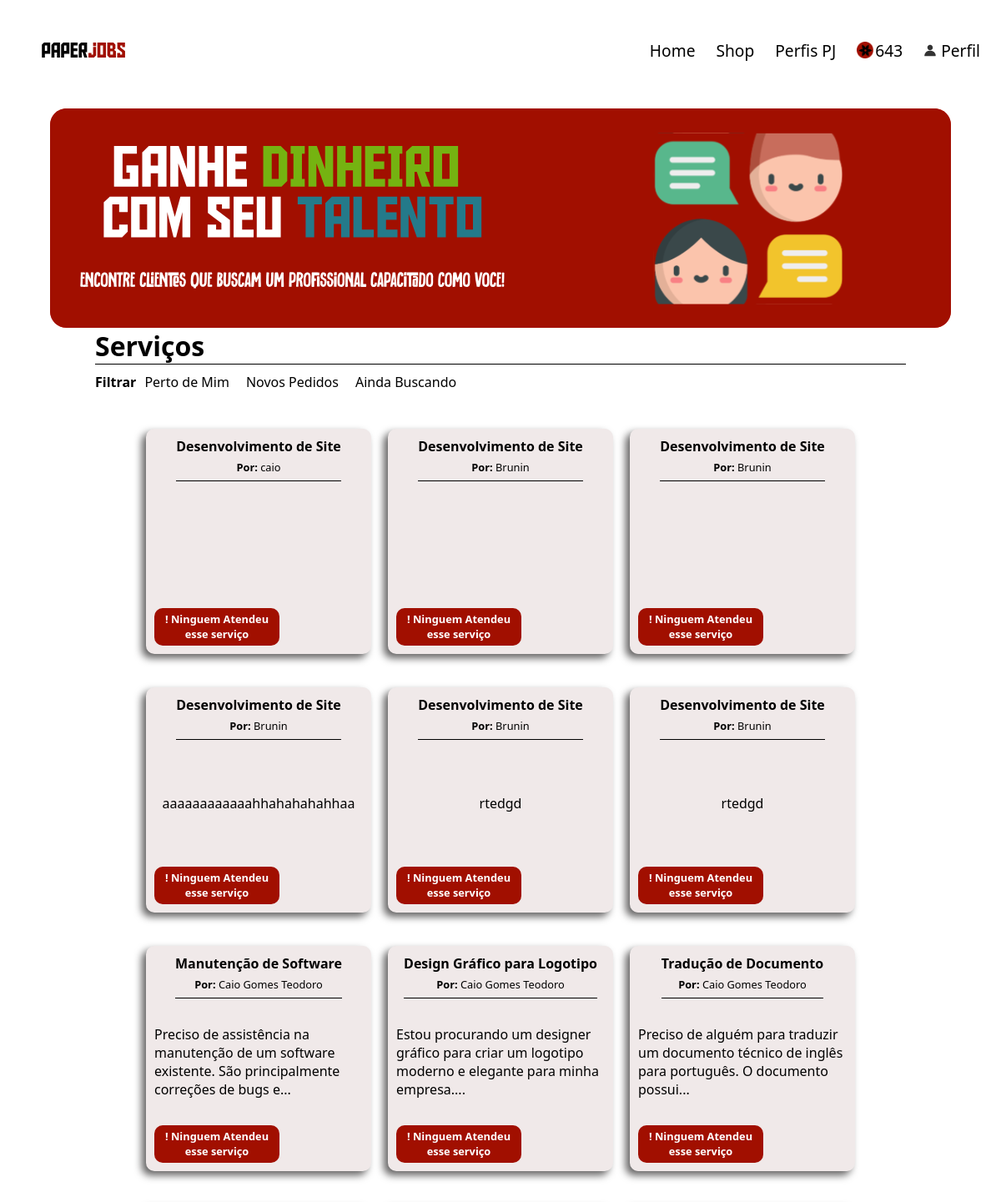
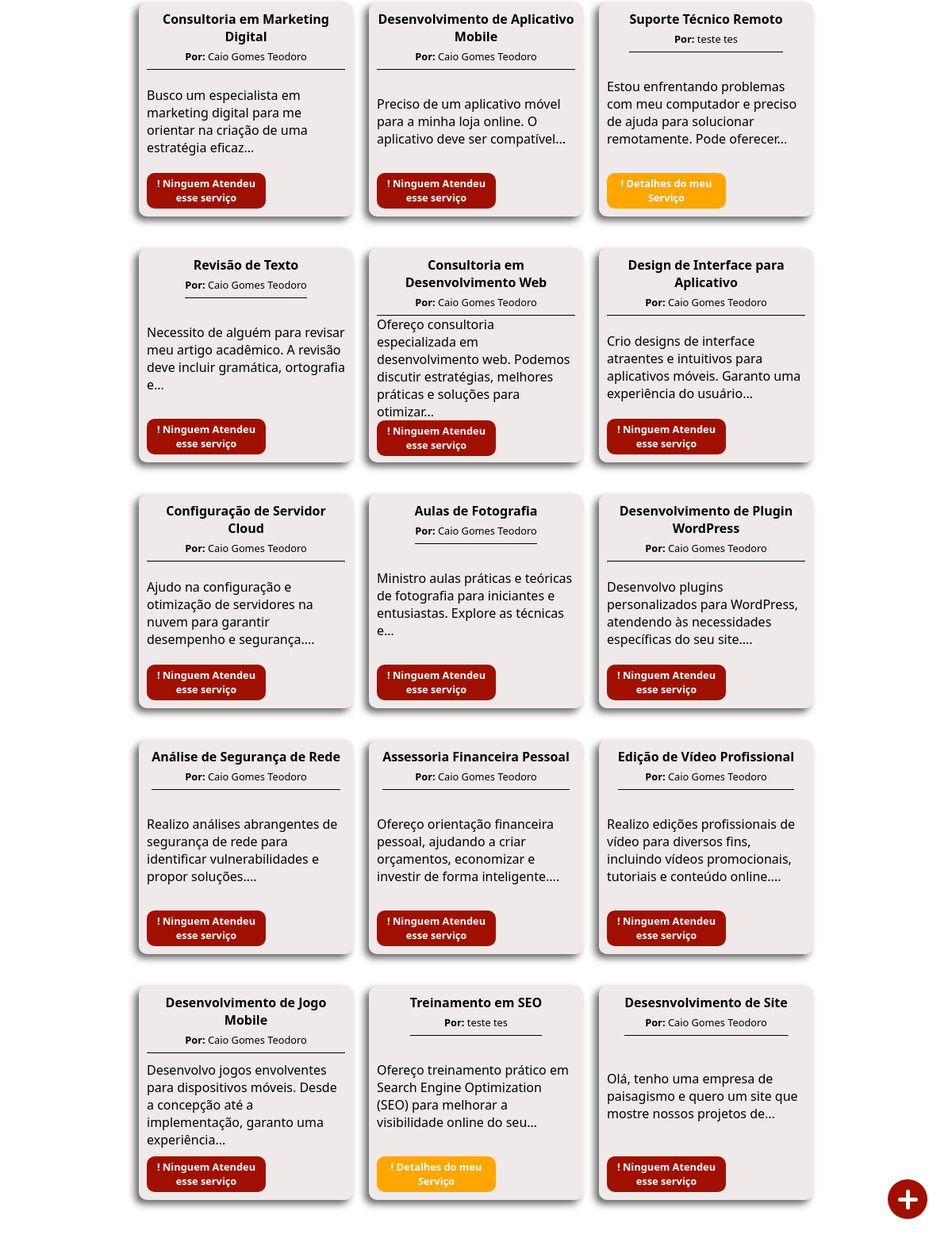
/home.php (signed in), run on the app's committed database (2 pictures, top to bottom).
### tables this page shows
CREATE TABLE IF NOT EXISTS `usuarios` (
  `usuario_id` int(11) NOT NULL AUTO_INCREMENT,
  `usuario_nome` varchar(255) NOT NULL,
  `usuario_email` varchar(255) NOT NULL,
  `usuario_senha` varchar(255) NOT NULL,
  `usuario_numero` varchar(20) NOT NULL,
  `usuario_nivel` varchar(6) NOT NULL,
  `usuario_status` int(11) NOT NULL,
  `usuario_ultimo_login` timestamp NOT NULL DEFAULT current_timestamp() ON UPDATE current_timestamp(),
  `usuario_criado` timestamp NOT NULL DEFAULT current_timestamp(),
  `usuario_pontos` int(11) NOT NULL DEFAULT 0,
  PRIMARY KEY (`usuario_id`)
);

CREATE TABLE IF NOT EXISTS `servicos` (
  `servico_id` int(11) NOT NULL AUTO_INCREMENT,
  `servico_autor_id` varchar(50) NOT NULL DEFAULT '0',
  `servico_titulo` varchar(50) NOT NULL DEFAULT '0',
  `servico_descricao` varchar(250) NOT NULL DEFAULT '0',
  `servico_valor` int(11) NOT NULL DEFAULT 50,
  `servico_status` varchar(50) NOT NULL DEFAULT '0',
  `servico_data` timestamp NOT NULL DEFAULT current_timestamp(),
  `servico_orcamento_max` int(11) NOT NULL DEFAULT 0,
  `servico_tecnologias_usadas` varchar(50) DEFAULT NULL,
  `servico_prazo_max` varchar(50) DEFAULT NULL,
  `servico_ativo` int(11) DEFAULT 0,
  PRIMARY KEY (`servico_id`)
);

CREATE TABLE IF NOT EXISTS `servicos_status` (
  `servico_status_id` int(11) NOT NULL AUTO_INCREMENT,
  `servico_status_nome` varchar(50) NOT NULL DEFAULT '',
  `servico_status_quantidade_desbloqueado` int(11) NOT NULL DEFAULT 0,
  PRIMARY KEY (`servico_status_id`) USING BTREE
);

### functions/functions_usuarios.php (called while the page is built, shortened)
<?php
function listarUsuarios($conn, $id = null)
{
    $query = "SELECT * FROM usuarios WHERE 1=1";
    if (!empty($id))
        $query .= " AND usuario_id = " . mysqli_real_escape_string($conn, $id);
    $result = $conn->query($query);
    if ($result->num_rows > 0) {
        $usuarios = [];
        while ($row = $result->fetch_assoc()) {
            $usuarios[] = $row;
        }
        return $usuarios;
    } else {
        return [];
    }
}

### functions/functions_servicos.php (called while the page is built, shortened)
<?php
function listaServicos($conn, $id = NULL, $servico_autor_id = NULL, $titulo = NULL, $tipo = NULL, $status = NULL, $order_by = NULL, $limite = NULL, $servico_ativo = null)
{
    $query = "SELECT servicos.*, usuarios.usuario_nome, servicos_status.servico_status_nome, servicos_status.servico_status_quantidade_desbloqueado FROM servicos
              INNER JOIN servicos_status ON servicos.servico_status = servicos_status.servico_status_id
              INNER JOIN usuarios ON servicos.servico_autor_id = usuarios.usuario_id WHERE 1=1";
    if (is_numeric($servico_ativo))
        $query .= " AND servico_ativo = " . mysqli_real_escape_string($conn, $servico_ativo);
    if (!empty($order_by))
        $query .= " ORDER BY servico_data $order_by";
    $result = mysqli_query($conn, $query);
    if ($result !== FALSE) {
        return $result;
    } else {
        return "ERRO: " . mysqli_error($conn);
    }
}
function verificaServicoDesbloqueado($conn, $id_servico, $id_usuario = null)
{
    $query = "SELECT COUNT(1) AS count FROM servicos_desbloqueados WHERE servico_id = " . mysqli_real_escape_string($conn, $id_servico);
    if (is_numeric($id_usuario)) {
        $query .= " AND usuario_id = " . mysqli_real_escape_string($conn, $id_usuario);
    }
    $result = mysqli_query($conn, $query);
    if ($result !== FALSE) {
        $row = mysqli_fetch_assoc($result);
        return $row["count"];
    } else {
        return "ERRO: " . mysqli_error($conn);
    }
}

### home.php (the view, shortened to what this page needs)
<?php
require('conexao.php');
require('header.php');
$filtrar = isset($_GET['filtrar']) ? $_GET['filtrar'] : null;
$tipo_servico = isset($_GET['tipo_servico']) ? $_GET['tipo_servico'] : null;
$order_by = isset($_GET['data_servico']) ? $_GET['data_servico'] : null;
?>
<!DOCTYPE html>
<html lang="pt-br">
    <body>
        <div class="container_banner">
            <div class="banner">
                <div class="container_servicos">
                    <div class="titulo_servicos">
                        <h4>Serviços</h4>
                    </div>
                    <div class="filtros">
                        <div class="btn_ativa_modal"><b>Filtrar</b></div>
                        <li>Perto de Mim</li>
                        <li>Novos Pedidos</li>
                        <li>Ainda Buscando</li>
                    </div>
                    <div class="container_cards_servicos">
                        <?php
                        if ($filtrar == true)
                            $listaServicos = listaServicos($conn, NULL, NULL, null, $tipo_servico, null, $order_by, NULL, 0);
                        else
                            $listaServicos = listaServicos($conn, null, null, null, null, null, 'DESC', null, 0);
                        if (!empty($listaServicos)) {
                            foreach ($listaServicos as $servico) {
                                $varfica_servico_desbloqueado = verificaServicoDesbloqueado($conn, $servico['servico_id'], $_SESSION['usuario']["usuario_id"]);
                                ?>
                                <div class="card_servico" id_serviço="<?php echo $servico['servico_id']; ?>">
                                    <div class="card_header" style="border-bottom:1px solid black;">
                                        <div class="titulo_servico"><b> <?php echo $servico['servico_titulo']; ?></b></div>
                                        <div class="dono_servico"><b>Por:</b><?php echo " " . $servico['usuario_nome']; ?></div>
                                    </div>
                                    <div class="card_body"><span>
                                            <?php
                                            $descricao = $servico['servico_descricao'];
                                            $palavras = explode(' ', $descricao);
                                            if (count($palavras) > 8) {
                                                $descricao = implode(' ', array_slice($palavras, 0, 15)) . '...';
                                            }
                                            echo $descricao;
                                            ?> </span></div>
                                    <div class="card_footer">
                                        <?php if ($_SESSION['usuario']["usuario_id"] == $servico['servico_autor_id']) { ?>
                                            <div class="respostas_servico" style="background-color:#ffa600;"> <span> !
                                                    <?php echo "Detalhes do meu Serviço" ?></span>
                                            </div>
                                        <?php } else if ($varfica_servico_desbloqueado <= 0) { ?>
                                                <div class="respostas_servico"> <span> !
                                                    <?php echo $servico['servico_status_nome']; ?></span>
                                                </div>
                                        <?php } ?>
                                    </div>
                                </div>
                                <?php
                            }
                        } else {
                            ?>
                            <h4>Nenhum Serviço encontrado!</h4>
                            <?php
                        } ?>
                    </div>
    </body>
</html>

### header.php (shortened to what this page needs)
<?php
require('conexao.php');
require('functions/functions_usuarios.php');
require('functions/functions_servicos.php');
$usuario_dados = listarUsuarios($conn, $_SESSION["usuario"]["usuario_id"]);
?>
<head>
    <link rel="stylesheet" href="css/style_claro.css">
</head>
<header>
    <div class="container_header">
        <div class="logo"><a href="home.php"><img style="width: 100px;" src="assets/logos/paperjobs.svg" alt="logo"></a>
        </div>
        <div class="container_option_header">
            <a href="home.php" class="option_header">Home</a>
            <a href="shop.php" class="option_header">Shop</a>
            <a href="perfil_pj.php" class="option_header">Perfis PJ</a>
            <div class="moedas_usuario option_header">
                <img class="icon_ponto" src="assets/icons/Pontos.png" alt="">
                <span><?php echo $usuario_dados[0]["usuario_pontos"] ?></span>
            </div>
            <a href="perfil.php">
                <div class="perfil_usuario option_header">
                    <img src="assets/icons/perfil.png" alt="icon_perfil">
                    <span>Perfil</span>
                </div>
            </a>
        </div>
    </div>
</header>
<body>
    <a href="criar_servico.php">
        <div class="adicionar_servico">
            <div class="linha_vertical"></div>
        </div>
    </a>
</body>

### css/style_claro.css (style rules this page uses)
* { margin: 0px; font-family: system-ui; }
body { display: flex; align-items: center; flex-direction: column; }
header { width: 100%; display: flex; min-height: 15vh; max-height: 110px; align-items: center; margin-bottom: 10px; }
.icon_ponto { margin-right: 2px; width: 20px; height: 20px; }
.container_header { width: 100%; display: flex; justify-content: space-between; max-height: 110px; }
.container_option_header { display: flex; font-size: 1.2em; align-items: center; }
.container_option_header a { text-decoration: none; color: black; }
.option_header { margin-right: 25px; }
.moedas_usuario { display: flex; align-items: center; }
.perfil_usuario { cursor: pointer; }
.logo { display: flex; align-items: center; margin-left: 50px; }
.container_banner { width: 100%; min-height: 30vh; display: flex; justify-content: center; margin: 0px 0px 20px 0px; }
.banner { width: 90%; }
.adicionar_servico { border: white solid 1px; background-color: #A10F00; width: 50px; height: 50px; border-radius: 50%; position: fixed; bottom: 30px; right: 30px; display: flex; align-items: center; justify-content: center; color: white; font-size: 20px; cursor: pointer; }
.linha_horizontal, .linha_vertical { transition: .5s; background-color: #ffffff; height: 5px; width: 25px; border-radius: 15px; }
.linha_vertical { transform: rotate(90deg); margin-left: -50%; }
.container_servicos { width: 100%; display: flex; align-items: center; flex-direction: column; }
.titulo_servicos { font-size: 2em; border-bottom: 1px solid black; width: 90%; }
.filtros { display: flex; justify-content: start; width: 90%; text-decoration: none; list-style: none; }
.filtros li { margin: 10px; cursor: pointer; }
.container_cards_servicos { width: 98%; margin: 15px; display: flex; justify-content: center; flex-wrap: wrap; }
.card_servico { width: calc(100% / 5); min-width: 250px; height: 200px; padding: 10px; background: #F0E9E9; border-radius: 10px; display: flex; flex-direction: column; align-items: center; justify-content: space-between; margin: 20px 10px; cursor: pointer; box-shadow: -5px 5px 10px #646363; }
.card_header { display: flex; flex-direction: column; align-items: center; justify-content: center; padding-bottom: 2px; }
.titulo_servico { text-align: center; }
.dono_servico { margin: 5px 0px; font-size: .8em; }
.card_footer { width: 100%; height: auto; display: flex; font-size: 0.8em; }
.respostas_servico { text-align: center; background-color: #A10F00; color: white; padding: 5px; font-weight: bold; width: 140px; height: 35px; border-radius: 10px; display: flex; align-items: center; justify-content: center; }
.btn_ativa_modal { display: flex; align-items: center; cursor: pointer; }

### data on the page
usuarios: usuario_pontos "643"
servicos: servico_titulo "Desenvolvimento de Site", usuarios.usuario_nome "caio", servicos_status.servico_status_nome "Ninguem Atendeu esse serviço"
servicos: servico_titulo "Desenvolvimento de Site", usuarios.usuario_nome "Brunin", servicos_status.servico_status_nome "Ninguem Atendeu esse serviço"
servicos: servico_titulo "Desenvolvimento de Site", usuarios.usuario_nome "Brunin", servicos_status.servico_status_nome "Ninguem Atendeu esse serviço"
servicos: servico_titulo "Desenvolvimento de Site", usuarios.usuario_nome "Brunin", servico_descricao "aaaaaaaaaaaahhahahahahhaa", servicos_status.servico_status_nome "Ninguem Atendeu esse serviço"
servicos: servico_titulo "Desenvolvimento de Site", usuarios.usuario_nome "Brunin", servico_descricao "rtedgd", servicos_status.servico_status_nome "Ninguem Atendeu esse serviço"
servicos: servico_titulo "Desenvolvimento de Site", usuarios.usuario_nome "Brunin", servico_descricao "rtedgd", servicos_status.servico_status_nome "Ninguem Atendeu esse serviço"
servicos: servico_titulo "Manutenção de Software", usuarios.usuario_nome "Caio Gomes Teodoro", servico_descricao "Preciso de assistência na manutenção de um software existente. São principalmente correções de bugs e...", servicos_status.servico_status_nome "Ninguem Atendeu esse serviço"
servicos: servico_titulo "Design Gráfico para Logotipo", usuarios.usuario_nome "Caio Gomes Teodoro", servico_descricao "Estou procurando um designer gráfico para criar um logotipo moderno e elegante para minha empresa....", servicos_status.servico_status_nome "Ninguem Atendeu esse serviço"
servicos: servico_titulo "Tradução de Documento", usuarios.usuario_nome "Caio Gomes Teodoro", servico_descricao "Preciso de alguém para traduzir um documento técnico de inglês para português. O documento possui...", servicos_status.servico_status_nome "Ninguem Atendeu esse serviço"
servicos: servico_titulo "Consultoria em Marketing Digital", usuarios.usuario_nome "Caio Gomes Teodoro", servico_descricao "Busco um especialista em marketing digital para me orientar na criação de uma estratégia eficaz...", servicos_status.servico_status_nome "Ninguem Atendeu esse serviço"
servicos: servico_titulo "Desenvolvimento de Aplicativo Mobile", usuarios.usuario_nome "Caio Gomes Teodoro", servico_descricao "Preciso de um aplicativo móvel para a minha loja online. O aplicativo deve ser compatível...", servicos_status.servico_status_nome "Ninguem Atendeu esse serviço"
servicos: servico_titulo "Suporte Técnico Remoto", usuarios.usuario_nome "teste tes", servico_descricao "Estou enfrentando problemas com meu computador e preciso de ajuda para solucionar remotamente. Pode oferecer...", servico_autor_id "Detalhes do meu Serviço"
servicos: servico_titulo "Revisão de Texto", usuarios.usuario_nome "Caio Gomes Teodoro", servico_descricao "Necessito de alguém para revisar meu artigo acadêmico. A revisão deve incluir gramática, ortografia e...", servicos_status.servico_status_nome "Ninguem Atendeu esse serviço"
servicos: servico_titulo "Consultoria em Desenvolvimento Web", usuarios.usuario_nome "Caio Gomes Teodoro", servico_descricao "Ofereço consultoria especializada em desenvolvimento web. Podemos discutir estratégias, melhores práticas e soluções para otimizar...", servicos_status.servico_status_nome "Ninguem Atendeu esse serviço"
servicos: servico_titulo "Design de Interface para Aplicativo", usuarios.usuario_nome "Caio Gomes Teodoro", servico_descricao "Crio designs de interface atraentes e intuitivos para aplicativos móveis. Garanto uma experiência do usuário...", servicos_status.servico_status_nome "Ninguem Atendeu esse serviço"
servicos: servico_titulo "Configuração de Servidor Cloud", usuarios.usuario_nome "Caio Gomes Teodoro", servico_descricao "Ajudo na configuração e otimização de servidores na nuvem para garantir desempenho e segurança....", servicos_status.servico_status_nome "Ninguem Atendeu esse serviço"
servicos: servico_titulo "Aulas de Fotografia", usuarios.usuario_nome "Caio Gomes Teodoro", servico_descricao "Ministro aulas práticas e teóricas de fotografia para iniciantes e entusiastas. Explore as técnicas e...", servicos_status.servico_status_nome "Ninguem Atendeu esse serviço"
servicos: servico_titulo "Desenvolvimento de Plugin WordPress", usuarios.usuario_nome "Caio Gomes Teodoro", servico_descricao "Desenvolvo plugins personalizados para WordPress, atendendo às necessidades específicas do seu site....", servicos_status.servico_status_nome "Ninguem Atendeu esse serviço"
servicos: servico_titulo "Análise de Segurança de Rede", usuarios.usuario_nome "Caio Gomes Teodoro", servico_descricao "Realizo análises abrangentes de segurança de rede para identificar vulnerabilidades e propor soluções....", servicos_status.servico_status_nome "Ninguem Atendeu esse serviço"
servicos: servico_titulo "Assessoria Financeira Pessoal", usuarios.usuario_nome "Caio Gomes Teodoro", servico_descricao "Ofereço orientação financeira pessoal, ajudando a criar orçamentos, economizar e investir de forma inteligente....", servicos_status.servico_status_nome "Ninguem Atendeu esse serviço"
servicos: servico_titulo "Edição de Vídeo Profissional", usuarios.usuario_nome "Caio Gomes Teodoro", servico_descricao "Realizo edições profissionais de vídeo para diversos fins, incluindo vídeos promocionais, tutoriais e conteúdo online....", servicos_status.servico_status_nome "Ninguem Atendeu esse serviço"
servicos: servico_titulo "Desenvolvimento de Jogo Mobile", usuarios.usuario_nome "Caio Gomes Teodoro", servico_descricao "Desenvolvo jogos envolventes para dispositivos móveis. Desde a concepção até a implementação, garanto uma experiência...", servicos_status.servico_status_nome "Ninguem Atendeu esse serviço"
servicos: servico_titulo "Treinamento em SEO", usuarios.usuario_nome "teste tes", servico_descricao "Ofereço treinamento prático em Search Engine Optimization (SEO) para melhorar a visibilidade online do seu...", servico_autor_id "Detalhes do meu Serviço"
servicos: servico_titulo "Desesnvolvimento de Site", usuarios.usuario_nome "Caio Gomes Teodoro", servico_descricao "Olá, tenho uma empresa de paisagismo e quero um site que mostre nossos projetos de...", servicos_status.servico_status_nome "Ninguem Atendeu esse serviço"
